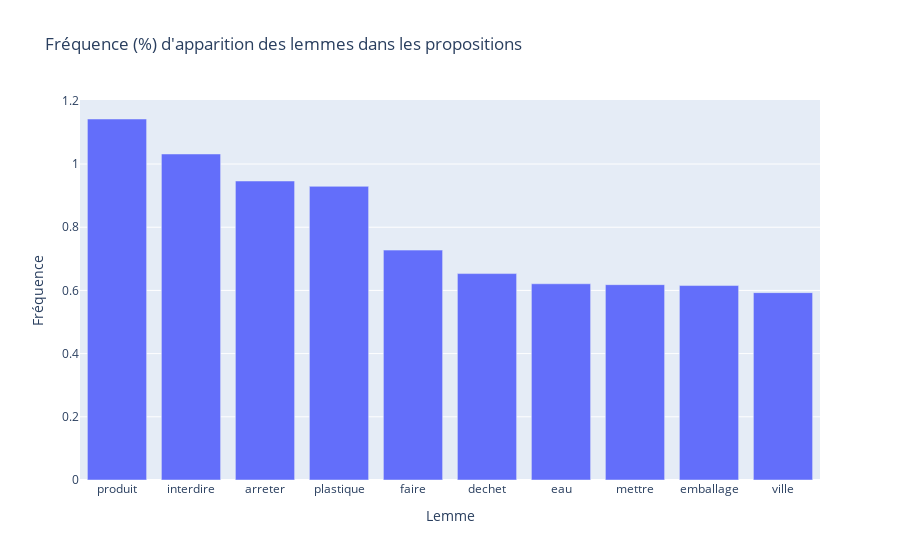

The notebook cell saved with this chart:
### Markdown cell above
### Lemmes les plus utilisés (représentatifs du sujet)

### Code cell
nbLemmesAfficher = 10
fig = px.bar(freqMots.iloc[:nbLemmesAfficher,:], x = 'Lemme', y = 'Fréquence',
title = "Fréquence (%) d'apparition des lemmes dans les propositions")
fig.show()

### Figure 1 — Plotly figure (JSON) as saved in the notebook; plotly's stock layout.template omitted (floating-point values rounded to 4 significant figures)
{"data": [{"alignmentgroup": "True", "hovertemplate": "Lemme=%{x}<br>Fréquence=%{y}<extra></extra>", "legendgroup": "", "marker": {"color": "#636efa", "pattern": {"shape": ""}}, "name": "", "offsetgroup": "", "orientation": "v", "showlegend": false, "textposition": "auto", "type": "bar", "x": ["produit", "interdire", "arreter", "plastique", "faire", "dechet", "eau", "mettre", "emballage", "ville"], "xaxis": "x", "y": [1.143, 1.032, 0.9463, 0.9294, 0.7276, 0.6533, 0.621, 0.6182, 0.6154, 0.593], "yaxis": "y"}], "layout": {"barmode": "relative", "legend": {"tracegroupgap": 0}, "title": {"text": "Fréquence (%) d'apparition des lemmes dans les propositions"}, "xaxis": {"anchor": "y", "domain": [0, 1], "title": {"text": "Lemme"}}, "yaxis": {"anchor": "x", "domain": [0, 1], "title": {"text": "Fréquence"}}}}
